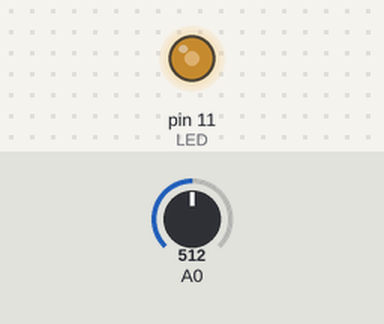
Recording of a sketch running on a simulated Arduino Uno, built with avr-gcc and run on an emulated ATmega328P. Shown: output pins drawn as LEDs (lit = HIGH). Inputs (shaded band) come from the test bench; at power-on: A0 = 512.

Above: at 1.2 s.
1.3 s: A0 set to 716
At 1.6 s:
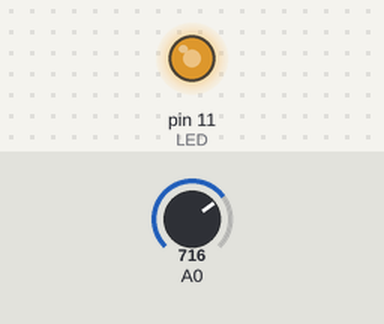
2.8 s: A0 set to 900
At 3.9 s:
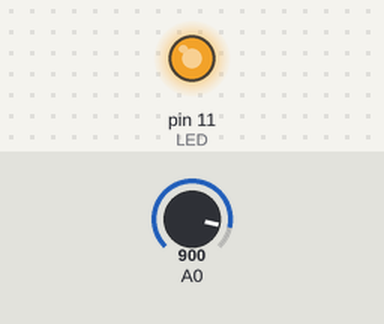
4.3 s: A0 set to 122
At 5.0 s:
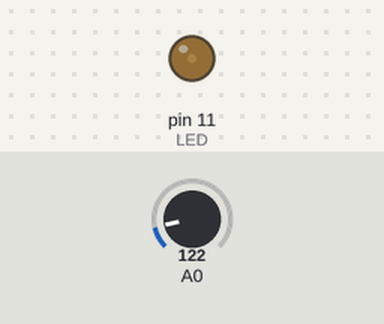
5.8 s: A0 set to 0
At 6.4 s:
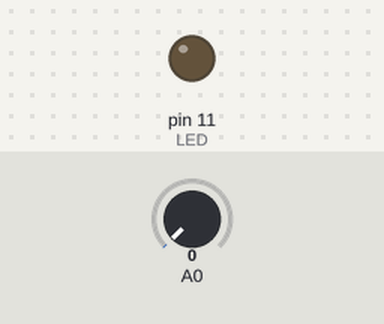
Timing chart, 0 to 8.3 s (numbered marks = the images above; inputs shaded):
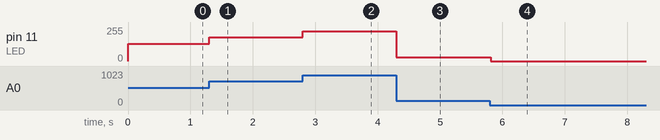

Measured:
- after the input at 1.3 s, pin 11 (LED): 128/255 → 179/255 at once
- after the input at 2.8 s, pin 11 (LED): 179/255 → 225/255 at once
- after the input at 4.3 s, pin 11 (LED): 225/255 → 30/255 at once
- after the input at 5.8 s, pin 11 (LED): 30/255 → 0/255 at once

The sketch:

3-3.ino
```cpp
const int LED = 11;
// LEDが接続されているピン
int val = 0;
// CdSセルの状態がこの変数に記憶される
void setup()
{
    pinMode(LED, OUTPUT);
    // LEDピンをlED出力に設定
}

void loop()
{
    val = analogRead(0);
    // CdSセルから値を読み取り

    analogWrite(LED, val / 4);
    // CdSセルから値を明るさとしてLED点滅
    delay(10); //少し待つ
}
```
